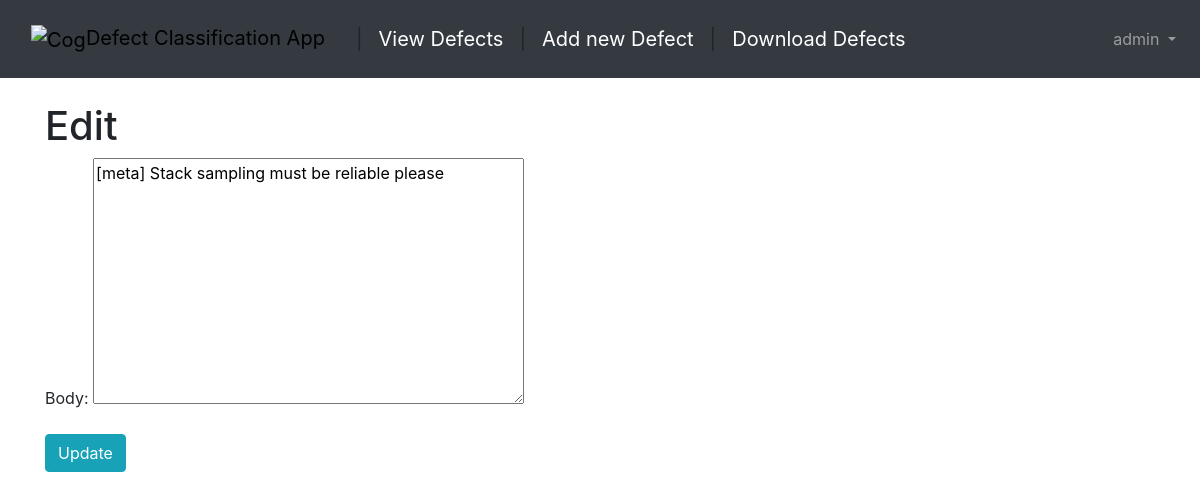
The app's page /articles/1977/edit/ (signed in) with its own data.
### users/models.py (models this page shows)
class CustomUser(AbstractUser):
    age = models.PositiveIntegerField(default=0)

### articles/models.py (models this page shows, shortened)
class Article(models.Model):
    body = models.TextField()
    source = models.CharField(default='Entry', max_length=20)
    date = models.DateTimeField(auto_now_add=True)
    classification = models.CharField(default = 'Not Classified', max_length = 20)
    classes = (
        ('compliance', 'COMPLIANCE'),
        ('functional', 'FUNCTIONAL'),
        ('performance', 'PERFORMANCE'),
        ('reliability and scalability issues', 'RELIABILITY AND SCALABILITY ISSUES'),
        ('security', 'SECURITY'),
        ('usability', 'USABILITY'),
        )
    reclassification = models.CharField(default = 'Not Reclassified Yet', max_length = 50, choices = classes)

### articles/views.py (the view)
# urls.py: path('<int:pk>/edit/', views.ArticleUpdateView.as_view(), name='article_edit'), # new
class ArticleUpdateView(UpdateView):
    model = models.Article
    fields = ['body']
    template_name = 'article_edit.html'

### templates/article_edit.html (shortened to what this page needs)
{% extends 'base.html' %}
{% block content %}
{% if user.is_authenticated %}
<h1>Edit</h1>
<form action="" method="post">{% csrf_token %}
{{ form.as_p }}
<button class="btn btn-info" type="submit">Update</button>
</form>
{% endif %}
{% endblock %}

### templates/base.html (shortened to what this page needs)
{% load static %}
<!doctype html>
<html lang="en">
  <head>
    <link rel="stylesheet" href="https://stackpath.bootstrapcdn.com/bootstrap/4.1.3/css/bootstrap.min.css">
    <link rel="stylesheet" >
  </head>
  <body>
    <nav class="navbar navbar-expand-md navbar-dark bg-dark mb-4">
      <a class="navbar-brand boxed" style="color:black" href="{% url 'home' %}">
        <img src='https://cdn0.iconfinder.com/data/icons/small-n-flat/24/678122-cogs-512.png'
        alt="Cog" height='26px', width="26px")>Defect Classification App</a>
      {% if user.is_authenticated %}
      <a class="navbar-brand">|</a>
      <a class="navbar-brand" href="/articles/table">View Defects</a>
      <a class="navbar-brand">|</a>
      <a class="navbar-brand" href="/articles\new">Add new Defect</a>
      <a class="navbar-brand">|</a>
      <a class="navbar-brand" href="/articles\download">Download Defects</a>
      {% endif %}
      <div class="collapse navbar-collapse" id="navbarCollapse">
        {% if user.is_authenticated %}
          <ul class="navbar-nav ml-auto">
            <li class="nav-item">
              <a class="nav-link dropdown-toggle" href="#" id="userMenu"\
              data-toggle="dropdown" aria-haspopup="true" aria-expanded\
              ="false">
                {{ user.username }}
              </a>
            </li>
          </ul>
        {% endif %}
      </div>
    </nav>
    <div class="container">
      {% block content %}
      {% endblock content %}
    </div>
  </body>
</html>

### templates/base.html (style rules this page uses)
body { background: url('https://images.pexels.com/photos/1092364/pexels-photo-1092364.jpeg?auto=compress&cs=tinysrgb&dpr=2&h=650&w=940'); background-repeat: no-repeat; background-size: auto; background-attachment: fixed; }
.boxed { border-radius: 10px; background: url('https://images.pexels.com/photos/1092364/pexels-photo-1092364.jpeg?auto=compress&cs=tinysrgb&dpr=2&h=650&w=940'); background-position: left top; background-repeat: repeat; padding: 15px; }

### records on screen
CustomUser: username "admin"
Article: body "[meta] Stack sampling must be reliable please"
